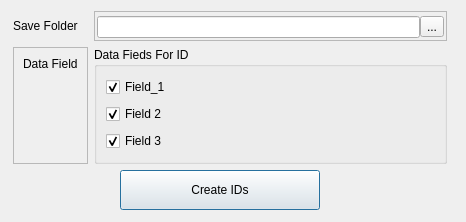
<?xml version="1.0" encoding="UTF-8"?>
<ui version="4.0">
    <class>save_folder_dialog</class>
    <widget class="QDialog" name="save_folder_dialog">
        <property name="windowModality">
            <enum>Qt::NonModal</enum>
        </property>
        <property name="enabled">
            <bool>true</bool>
        </property>
        <property name="geometry">
            <rect>
                <x>0</x>
                <y>0</y>
                <width>466</width>
                <height>222</height>
            </rect>
        </property>
        <property name="sizePolicy">
            <sizepolicy hsizetype="Fixed" vsizetype="Minimum">
                <horstretch>0</horstretch>
                <verstretch>0</verstretch>
            </sizepolicy>
        </property>
        <property name="minimumSize">
            <size>
                <width>0</width>
                <height>0</height>
            </size>
        </property>
        <property name="windowTitle">
            <string>Dialog</string>
        </property>
        <property name="sizeGripEnabled">
            <bool>false</bool>
        </property>
        <property name="modal">
            <bool>true</bool>
        </property>
        <widget class="QWidget" name="gridLayoutWidget">
            <property name="geometry">
                <rect>
                    <x>9</x>
                    <y>9</y>
                    <width>442</width>
                    <height>157</height>
                </rect>
            </property>
            <layout class="QGridLayout" name="gridLayout">
                <property name="leftMargin">
                    <number>4</number>
                </property>
                <property name="topMargin">
                    <number>2</number>
                </property>
                <property name="rightMargin">
                    <number>4</number>
                </property>
                <property name="bottomMargin">
                    <number>2</number>
                </property>
                <item row="1" column="0">
                    <widget class="QLabel" name="saveFolderLabel">
                        <property name="text">
                            <string>Save Folder</string>
                        </property>
                    </widget>
                </item>
                <item row="2" column="0">
                    <widget class="QFrame" name="frame">
                        <property name="frameShape">
                            <enum>QFrame::StyledPanel</enum>
                        </property>
                        <property name="frameShadow">
                            <enum>QFrame::Raised</enum>
                        </property>
                        <layout class="QVBoxLayout" name="verticalLayout_2">
                            <item>
                                <widget class="QLabel" name="label">
                                    <property name="text">
                                        <string>Data Field</string>
                                    </property>
                                </widget>
                            </item>
                            <item>
                                <spacer name="verticalSpacer">
                                    <property name="orientation">
                                        <enum>Qt::Vertical</enum>
                                    </property>
                                    <property name="sizeHint" stdset="0">
                                        <size>
                                            <width>20</width>
                                            <height>40</height>
                                        </size>
                                    </property>
                                </spacer>
                            </item>
                        </layout>
                    </widget>
                </item>
                <item row="1" column="2">
                    <widget class="QFrame" name="frame_2">
                        <property name="frameShape">
                            <enum>QFrame::StyledPanel</enum>
                        </property>
                        <property name="frameShadow">
                            <enum>QFrame::Raised</enum>
                        </property>
                        <layout class="QHBoxLayout" name="horizontalLayout">
                            <property name="spacing">
                                <number>0</number>
                            </property>
                            <property name="leftMargin">
                                <number>2</number>
                            </property>
                            <property name="topMargin">
                                <number>4</number>
                            </property>
                            <property name="rightMargin">
                                <number>2</number>
                            </property>
                            <property name="bottomMargin">
                                <number>2</number>
                            </property>
                            <item>
                                <widget class="QLineEdit" name="saveFolderLineEdit"/>
                            </item>
                            <item>
                                <widget class="QToolButton" name="toolButton">
                                    <property name="text">
                                        <string>...</string>
                                    </property>
                                </widget>
                            </item>
                        </layout>
                    </widget>
                </item>
                <item row="2" column="2">
                    <widget class="QGroupBox" name="groupBox">
                        <property name="title">
                            <string>Data Fieds For ID</string>
                        </property>
                        <layout class="QVBoxLayout" name="verticalLayout" stretch="0,0,0">
                            <item>
                                <widget class="QCheckBox" name="checkBox">
                                    <property name="text">
                                        <string>Field_1</string>
                                    </property>
                                    <property name="checked">
                                        <bool>true</bool>
                                    </property>
                                    <property name="tristate">
                                        <bool>false</bool>
                                    </property>
                                </widget>
                            </item>
                            <item>
                                <widget class="QCheckBox" name="checkBox_2">
                                    <property name="text">
                                        <string>Field 2</string>
                                    </property>
                                    <property name="checked">
                                        <bool>true</bool>
                                    </property>
                                    <property name="tristate">
                                        <bool>false</bool>
                                    </property>
                                </widget>
                            </item>
                            <item>
                                <widget class="QCheckBox" name="checkBox_3">
                                    <property name="text">
                                        <string>Field 3</string>
                                    </property>
                                    <property name="checked">
                                        <bool>true</bool>
                                    </property>
                                    <property name="tristate">
                                        <bool>false</bool>
                                    </property>
                                </widget>
                            </item>
                        </layout>
                    </widget>
                </item>
            </layout>
        </widget>
        <widget class="QPushButton" name="createIDsButton">
            <property name="geometry">
                <rect>
                    <x>120</x>
                    <y>170</y>
                    <width>200</width>
                    <height>40</height>
                </rect>
            </property>
            <property name="minimumSize">
                <size>
                    <width>200</width>
                    <height>40</height>
                </size>
            </property>
            <property name="text">
                <string>Create IDs</string>
            </property>
        </widget>
    </widget>
    <resources/>
    <connections/>
</ui>
